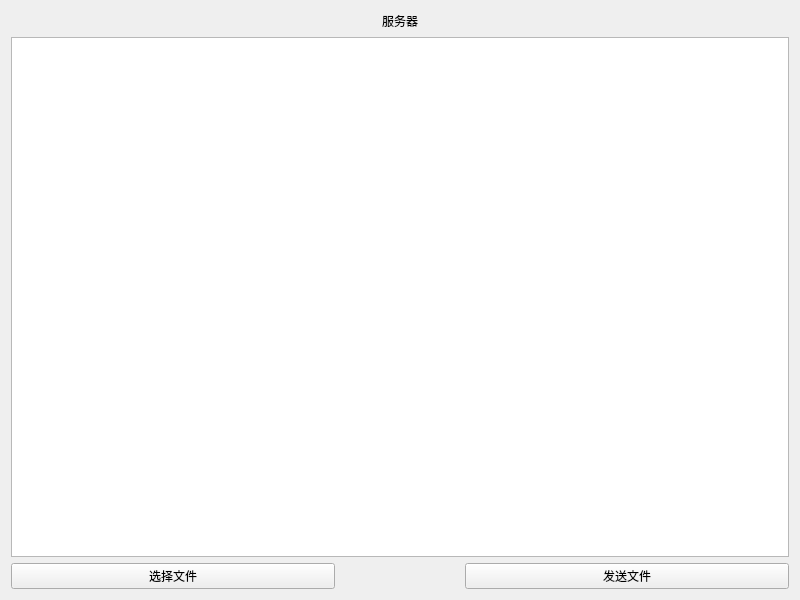
<?xml version="1.0" encoding="UTF-8"?>
<ui version="4.0">
 <class>serverWidget</class>
 <widget class="QWidget" name="serverWidget">
  <property name="geometry">
   <rect>
    <x>0</x>
    <y>0</y>
    <width>800</width>
    <height>600</height>
   </rect>
  </property>
  <property name="windowTitle">
   <string>serverWidget</string>
  </property>
  <layout class="QGridLayout" name="gridLayout">
   <item row="1" column="0" colspan="4">
    <widget class="QTextEdit" name="textEdit"/>
   </item>
   <item row="2" column="0">
    <widget class="QPushButton" name="buttonFile">
     <property name="text">
      <string>选择文件</string>
     </property>
    </widget>
   </item>
   <item row="2" column="1" colspan="2">
    <spacer name="horizontalSpacer_3">
     <property name="orientation">
      <enum>Qt::Horizontal</enum>
     </property>
     <property name="sizeHint" stdset="0">
      <size>
       <width>118</width>
       <height>20</height>
      </size>
     </property>
    </spacer>
   </item>
   <item row="2" column="3">
    <widget class="QPushButton" name="buttonSend">
     <property name="text">
      <string>发送文件</string>
     </property>
    </widget>
   </item>
   <item row="0" column="0">
    <spacer name="horizontalSpacer">
     <property name="orientation">
      <enum>Qt::Horizontal</enum>
     </property>
     <property name="sizeHint" stdset="0">
      <size>
       <width>40</width>
       <height>20</height>
      </size>
     </property>
    </spacer>
   </item>
   <item row="0" column="3">
    <spacer name="horizontalSpacer_2">
     <property name="orientation">
      <enum>Qt::Horizontal</enum>
     </property>
     <property name="sizeHint" stdset="0">
      <size>
       <width>40</width>
       <height>20</height>
      </size>
     </property>
    </spacer>
   </item>
   <item row="0" column="1" colspan="2">
    <widget class="QLabel" name="label">
     <property name="font">
      <font>
       <family>楷体</family>
      </font>
     </property>
     <property name="text">
      <string>服务器</string>
     </property>
     <property name="alignment">
      <set>Qt::AlignCenter</set>
     </property>
    </widget>
   </item>
  </layout>
 </widget>
 <resources/>
 <connections/>
</ui>
